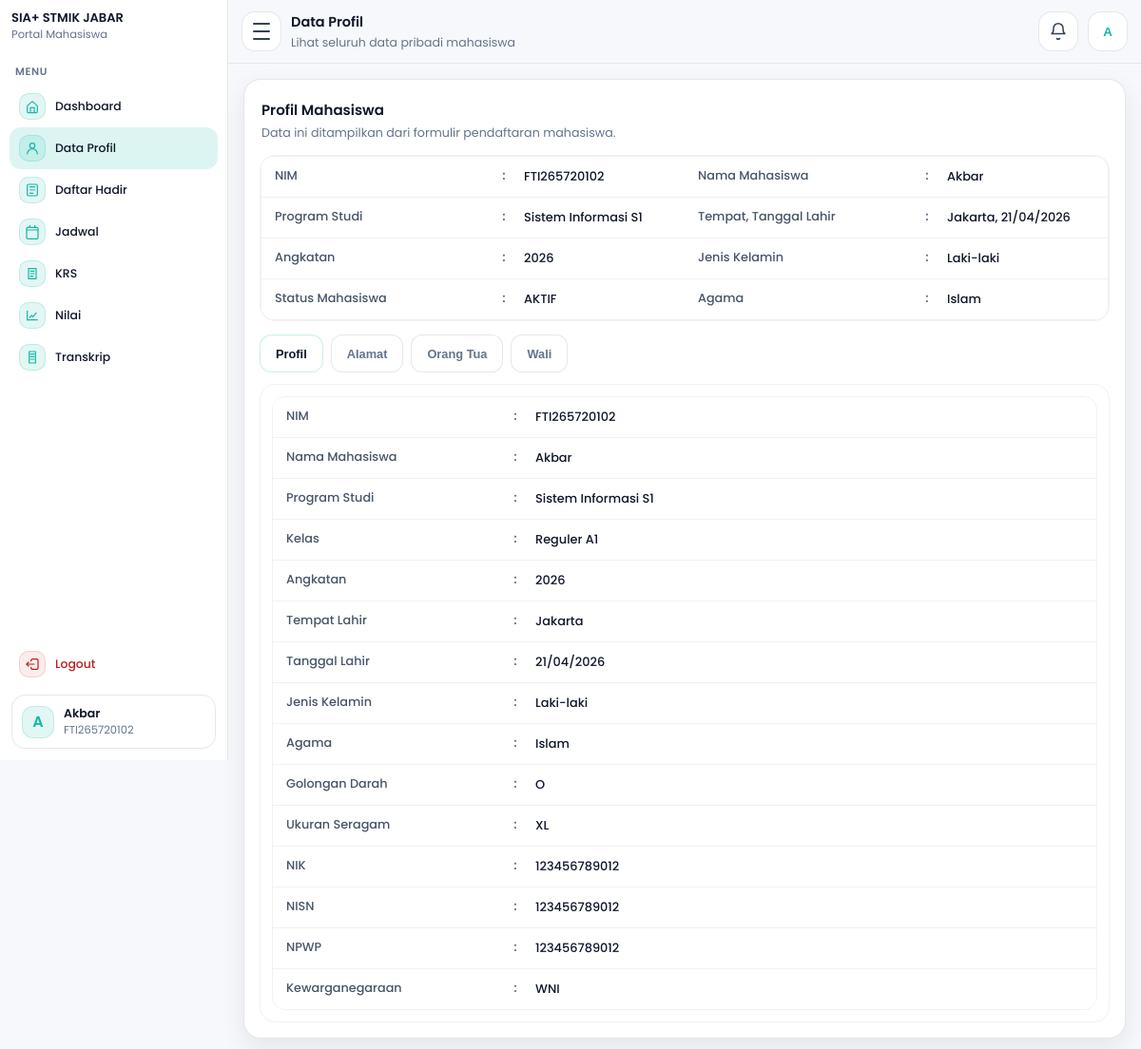
/mahasiswa/profile.php (signed in), run on the app's committed database.
### tables this page shows
CREATE TABLE `mahasiswa` (
  `id_mahasiswa` int NOT NULL,
  `tanggal_registrasi` date NOT NULL,
  `periode_pendaftaran` varchar(60) NOT NULL,
  `jenis_pendaftaran` varchar(60) NOT NULL,
  `jalur_pendaftaran` varchar(60) DEFAULT NULL,
  `program_studi` varchar(100) NOT NULL,
  `kelas` varchar(30) NOT NULL,
  `nim` varchar(30) NOT NULL,
  `jalur_keuangan` varchar(100) NOT NULL,
  `nama_mahasiswa` varchar(150) NOT NULL,
  `tempat_lahir` varchar(100) NOT NULL,
  `tanggal_lahir` date NOT NULL,
  `jenis_kelamin` varchar(20) NOT NULL,
  `golongan_darah` varchar(5) DEFAULT NULL,
  `agama` varchar(30) NOT NULL,
  `ukuran_seragam` varchar(10) NOT NULL,
  `nik` varchar(30) DEFAULT NULL,
  `nisn` varchar(30) DEFAULT NULL,
  `npwp` varchar(30) DEFAULT NULL,
  `kewarganegaraan` enum('WNI','WNA') DEFAULT NULL,
  `provinsi` varchar(100) DEFAULT NULL,
  `kab_kota` varchar(100) DEFAULT NULL,
  `kecamatan` varchar(100) DEFAULT NULL,
  `kelurahan` varchar(100) DEFAULT NULL,
  `jalan` varchar(200) DEFAULT NULL,
  `dusun` varchar(100) DEFAULT NULL,
  `rt` varchar(10) DEFAULT NULL,
  `rw` varchar(10) DEFAULT NULL,
  `kode_pos` varchar(10) DEFAULT NULL,
  `jenis_tinggal` varchar(50) DEFAULT NULL,
  `alat_transportasi` varchar(50) DEFAULT NULL,
  `telepon` varchar(30) DEFAULT NULL,
  `hp` varchar(30) DEFAULT NULL,
  `email` varchar(120) DEFAULT NULL,
  `penerima_kps` enum('Ya','Tidak') DEFAULT NULL,
  `no_kps` varchar(50) DEFAULT NULL,
  `nama_ayah` varchar(150) DEFAULT NULL,
  `tanggal_lahir_ayah` date DEFAULT NULL,
  `pendidikan_ayah` varchar(80) DEFAULT NULL,
  `pekerjaan_ayah` varchar(80) DEFAULT NULL,
  `penghasilan_ayah` varchar(80) DEFAULT NULL,
  `nama_ibu` varchar(150) DEFAULT NULL,
  `tanggal_lahir_ibu` date DEFAULT NULL,
  `pendidikan_ibu` varchar(80) DEFAULT NULL,
  `pekerjaan_ibu` varchar(80) DEFAULT NULL,
  `penghasilan_ibu` varchar(80) DEFAULT NULL,
  `nama_wali` varchar(150) DEFAULT NULL,
  `tanggal_lahir_wali` date DEFAULT NULL,
  `pendidikan_wali` varchar(80) DEFAULT NULL,
  `pekerjaan_wali` varchar(80) DEFAULT NULL,
  `penghasilan_wali` varchar(80) DEFAULT NULL,
  `asal_sekolah` varchar(150) DEFAULT NULL,
  `no_ijazah` varchar(80) DEFAULT NULL,
  `alamat_sekolah` varchar(255) DEFAULT NULL,
  `kodepos_sekolah` varchar(10) DEFAULT NULL,
  `email_sekolah` varchar(120) DEFAULT NULL,
  `telepon_sekolah` varchar(30) DEFAULT NULL,
  `website_sekolah` varchar(120) DEFAULT NULL,
  `asal_jurusan` varchar(120) DEFAULT NULL,
  `sks_diakui` int DEFAULT NULL,
  `asal_perguruan_tinggi` varchar(150) DEFAULT NULL,
  `asal_program_studi` varchar(150) DEFAULT NULL,
  `akun_dicetak` tinyint(1) NOT NULL DEFAULT '0',
  `akun_dicetak_pada` timestamp NULL DEFAULT NULL,
  `id_user` int DEFAULT NULL,
  `dibuat_pada` timestamp NULL DEFAULT CURRENT_TIMESTAMP,
  `diubah_pada` timestamp NULL DEFAULT NULL ON UPDATE CURRENT_TIMESTAMP
);

### mahasiswa/profile.php (the view, shortened to what this page needs)
<?php
require_once __DIR__ . "/layout.php";
$nim  = $_SESSION['username'] ?? '';
$nama = $_SESSION['nama'] ?? 'Mahasiswa';
$is_blocked = false;
$blocked_msg = "";
$m = [
  'nim' => $nim,
  'nama_mahasiswa' => $nama,
  'program_studi' => '-',
  'kelas' => '-',
  'angkatan' => '-',
  'status_mahasiswa' => 'AKTIF',
  'tempat_lahir' => '-',
  'tanggal_lahir' => '-',
  'jenis_kelamin' => '-',
  'agama' => '-',
  'golongan_darah' => '-',
  'ukuran_seragam' => '-',
  'nik' => '-',
  'nisn' => '-',
  'npwp' => '-',
  'kewarganegaraan' => '-',
  'provinsi' => '-',
  'kab_kota' => '-',
  'kecamatan' => '-',
  'kelurahan' => '-',
  'jalan' => '-',
  'dusun' => '-',
  'rt' => '-',
  'rw' => '-',
  'kode_pos' => '-',
  'jenis_tinggal' => '-',
  'alat_transportasi' => '-',
  'telepon' => '-',
  'hp' => '-',
  'email' => '-',
  'nama_ayah' => '-',
  'tanggal_lahir_ayah' => '-',
  'pendidikan_ayah' => '-',
  'pekerjaan_ayah' => '-',
  'penghasilan_ayah' => '-',
  'nama_ibu' => '-',
  'tanggal_lahir_ibu' => '-',
  'pendidikan_ibu' => '-',
  'pekerjaan_ibu' => '-',
  'penghasilan_ibu' => '-',
  'nama_wali' => '-',
  'tanggal_lahir_wali' => '-',
  'pendidikan_wali' => '-',
  'pekerjaan_wali' => '-',
  'penghasilan_wali' => '-',
];
if ($nim !== '') {
  $sql = "SELECT *
          FROM mahasiswa
          WHERE nim=?
          LIMIT 1";
  $st = $conn->prepare($sql);
  if ($st) {
    $st->bind_param("s", $nim);
    $st->execute();
    $rs = $st->get_result();
    if ($rs && ($row = $rs->fetch_assoc())) {
      foreach ($m as $k => $v) {
        if (array_key_exists($k, $row) && $row[$k] !== null && $row[$k] !== '') {
          $m[$k] = $row[$k];
        }
      }
      if (!empty($row['tanggal_registrasi'])) {
        $m['angkatan'] = date("Y", strtotime($row['tanggal_registrasi']));
      }
      if (!empty($row['tanggal_lahir']) && $row['tanggal_lahir'] !== '0000-00-00') {
        $m['tanggal_lahir'] = date("d/m/Y", strtotime($row['tanggal_lahir']));
      }
      if (!empty($row['tanggal_lahir_ayah']) && $row['tanggal_lahir_ayah'] !== '0000-00-00') {
        $m['tanggal_lahir_ayah'] = date("d/m/Y", strtotime($row['tanggal_lahir_ayah']));
      }
      if (!empty($row['tanggal_lahir_ibu']) && $row['tanggal_lahir_ibu'] !== '0000-00-00') {
        $m['tanggal_lahir_ibu'] = date("d/m/Y", strtotime($row['tanggal_lahir_ibu']));
      }
    }
  }
}
renderMahasiswaLayoutStart([
  "title"       => "Mahasiswa - Profil",
  "page_title"  => "Data Profil",
  "page_sub"    => "Lihat seluruh data pribadi mahasiswa",
  "menu"        => "profil",
  "nama_tampil" => $m['nama_mahasiswa'],
  "username"    => $m['nim'],
  "assetsBase"  => "..",
  "basePath"    => "",
  "is_blocked"  => $is_blocked,
  "blocked_msg" => $blocked_msg,
]);
?>
<link rel="stylesheet" href="../css/css_mahasiswa/profile.css">
<section class="pf-card"
         id="profilePage"
         data-api="api_akun.php?action=status"
         data-blocked-msg="<?= e($blocked_msg ?: 'Akun kamu dinonaktifkan oleh admin. Silakan hubungi pihak kampus.') ?>">
  <div class="pf-head">
    <div>
      <div class="pf-title">Profil Mahasiswa</div>
      <div class="pf-sub">Data ini ditampilkan dari formulir pendaftaran mahasiswa.</div>
    </div>
  </div>
  <div class="pf-top">
    <div class="pf-grid pf-grid-2">
      <div class="pf-row"><div class="k">NIM</div><div class="sep">:</div><div class="v"><?= e($m['nim']) ?></div></div>
      <div class="pf-row"><div class="k">Nama Mahasiswa</div><div class="sep">:</div><div class="v"><?= e($m['nama_mahasiswa']) ?></div></div>
      <div class="pf-row"><div class="k">Program Studi</div><div class="sep">:</div><div class="v"><?= e($m['program_studi']) ?></div></div>
      <div class="pf-row"><div class="k">Tempat, Tanggal Lahir</div><div class="sep">:</div><div class="v"><?= e($m['tempat_lahir']) ?><?= $m['tanggal_lahir'] !== '-' ? ', ' . e($m['tanggal_lahir']) : '' ?></div></div>
      <div class="pf-row"><div class="k">Angkatan</div><div class="sep">:</div><div class="v"><?= e($m['angkatan']) ?></div></div>
      <div class="pf-row"><div class="k">Jenis Kelamin</div><div class="sep">:</div><div class="v"><?= e($m['jenis_kelamin']) ?></div></div>
      <div class="pf-row"><div class="k">Status Mahasiswa</div><div class="sep">:</div><div class="v"><?= e($m['status_mahasiswa']) ?></div></div>
      <div class="pf-row"><div class="k">Agama</div><div class="sep">:</div><div class="v"><?= e($m['agama']) ?></div></div>
    </div>
  </div>
  <div class="pf-tabs" id="pfTabs">
    <button type="button" class="pf-tab active" data-tab="profil">Profil</button>
    <button type="button" class="pf-tab" data-tab="alamat">Alamat</button>
    <button type="button" class="pf-tab" data-tab="ortu">Orang Tua</button>
    <button type="button" class="pf-tab" data-tab="wali">Wali</button>
  </div>
  <div class="pf-panels">
    <section class="pf-panel active" data-panel="profil">
      <div class="pf-grid">
        <div class="pf-row"><div class="k">NIM</div><div class="sep">:</div><div class="v"><?= e($m['nim']) ?></div></div>
        <div class="pf-row"><div class="k">Nama Mahasiswa</div><div class="sep">:</div><div class="v"><?= e($m['nama_mahasiswa']) ?></div></div>
        <div class="pf-row"><div class="k">Program Studi</div><div class="sep">:</div><div class="v"><?= e($m['program_studi']) ?></div></div>
        <div class="pf-row"><div class="k">Kelas</div><div class="sep">:</div><div class="v"><?= e($m['kelas']) ?></div></div>
        <div class="pf-row"><div class="k">Angkatan</div><div class="sep">:</div><div class="v"><?= e($m['angkatan']) ?></div></div>
        <div class="pf-row"><div class="k">Tempat Lahir</div><div class="sep">:</div><div class="v"><?= e($m['tempat_lahir']) ?></div></div>
        <div class="pf-row"><div class="k">Tanggal Lahir</div><div class="sep">:</div><div class="v"><?= e($m['tanggal_lahir']) ?></div></div>
        <div class="pf-row"><div class="k">Jenis Kelamin</div><div class="sep">:</div><div class="v"><?= e($m['jenis_kelamin']) ?></div></div>
        <div class="pf-row"><div class="k">Agama</div><div class="sep">:</div><div class="v"><?= e($m['agama']) ?></div></div>
        <div class="pf-row"><div class="k">Golongan Darah</div><div class="sep">:</div><div class="v"><?= e($m['golongan_darah']) ?></div></div>
        <div class="pf-row"><div class="k">Ukuran Seragam</div><div class="sep">:</div><div class="v"><?= e($m['ukuran_seragam']) ?></div></div>
        <div class="pf-row"><div class="k">NIK</div><div class="sep">:</div><div class="v"><?= e($m['nik']) ?></div></div>
        <div class="pf-row"><div class="k">NISN</div><div class="sep">:</div><div class="v"><?= e($m['nisn']) ?></div></div>
        <div class="pf-row"><div class="k">NPWP</div><div class="sep">:</div><div class="v"><?= e($m['npwp']) ?></div></div>
        <div class="pf-row"><div class="k">Kewarganegaraan</div><div class="sep">:</div><div class="v"><?= e($m['kewarganegaraan']) ?></div></div>
      </div>
    </section>
  </div>
</section>
<?php
renderMahasiswaLayoutEnd([
  "assetsBase" => ".."
]);

### mahasiswa/layout.php (shortened to what this page needs)
<?php
function e($s){ return htmlspecialchars((string)$s, ENT_QUOTES, 'UTF-8'); }
function initials($name){
  $name = trim((string)$name);
  $parts = preg_split('/\s+/', $name);
  $a = strtoupper(substr($parts[0] ?? 'M', 0, 1));
  $b = strtoupper(substr($parts[1] ?? '', 0, 1));
  return $a . ($b ?: '');
}
function renderMahasiswaLayoutStart(array $opt = []){
  $page_title = $opt['page_title'] ?? 'Dashboard';
  $page_sub   = $opt['page_sub'] ?? '';
  $menu       = $opt['menu'] ?? 'dashboard';
  $nama_tampil = $opt['nama_tampil'] ?? ($_SESSION['nama'] ?? 'Mahasiswa');
  $username    = $opt['username'] ?? ($_SESSION['username'] ?? '');
  $assetsBase  = $opt['assetsBase'] ?? '..';
  $basePath    = $opt['basePath'] ?? '';
  $toastType = '';
  $toastMsg  = '';
  if (!empty($_SESSION['flash_success'])) {
    $toastType = 'success';
    $toastMsg  = (string)$_SESSION['flash_success'];
  } elseif (!empty($_SESSION['flash_error'])) {
    $toastType = 'error';
    $toastMsg  = (string)$_SESSION['flash_error'];
    unset($_SESSION['flash_error']);
  }
  $is_blocked  = !empty($opt['is_blocked']);
  $blocked_msg = $opt['blocked_msg'] ?? '';
  $ava = initials($nama_tampil);
  ?>
<!doctype html>
<html lang="id">
<head>
  <link rel="stylesheet" href="<?= e($assetsBase) ?>/css/css_mahasiswa/dashboard.css">
</head>
<body>
<div id="app" class="app"
     data-toast-type="<?= e($toastType) ?>"
     data-toast-msg="<?= e($toastMsg) ?>"
     data-login="<?= e($_GET['login'] ?? '') ?>"
     data-account-blocked="<?= $is_blocked ? '1' : '0' ?>"
     data-blocked-msg="<?= e($blocked_msg) ?>">
  <aside class="sidebar" aria-label="Sidebar Mahasiswa">
    <div class="brand">
      <div class="brand-text">
        <div class="brand-name">
          <span class="brand-full">SIA+ STMIK JABAR</span>
        </div>
        <div class="brand-sub">Portal Mahasiswa</div>
      </div>
    </div>
    <nav class="nav" id="nav">
      <div class="nav-scroll">
        <div class="nav-group">
          <div class="nav-title">MENU</div>
          <a class="nav-item <?= $menu==='dashboard'?'active':'' ?>" href="<?= e($basePath) ?>dashboard.php">
            <span class="ic">
              <svg viewBox="0 0 24 24" fill="none">
                <path d="M4 11l8-7 8 7v9a2 2 0 0 1-2 2H6a2 2 0 0 1-2-2v-9Z" stroke="currentColor" stroke-width="1.8" stroke-linejoin="round"/>
                <path d="M9 22v-8h6v8" stroke="currentColor" stroke-width="1.8" stroke-linejoin="round"/>
              </svg>
            </span>
            <span class="tx">Dashboard</span>
          </a>
          <a class="nav-item <?= $menu==='profil'?'active':'' ?>" href="<?= e($basePath) ?>profile.php">
            <span class="ic">
              <svg viewBox="0 0 24 24" fill="none">
                <path d="M20 21a8 8 0 0 0-16 0" stroke="currentColor" stroke-width="1.8" stroke-linecap="round"/>
                <path d="M12 12a4 4 0 1 0-4-4 4 4 0 0 0 4 4Z" stroke="currentColor" stroke-width="1.8"/>
              </svg>
            </span>
            <span class="tx">Data Profil</span>
          </a>
          <a class="nav-item <?= $menu==='absen'?'active':'' ?>" href="<?= e($basePath) ?>dashboard.php?menu=absen">
            <span class="ic">
              <svg viewBox="0 0 24 24" fill="none">
                <path d="M8 7h8M8 12h8M8 17h5" stroke="currentColor" stroke-width="1.8" stroke-linecap="round"/>
                <path d="M6 3h12a2 2 0 0 1 2 2v14a2 2 0 0 1-2 2H6a2 2 0 0 1-2-2V5a2 2 0 0 1 2-2Z" stroke="currentColor" stroke-width="1.8"/>
              </svg>
            </span>
            <span class="tx">Daftar Hadir</span>
          </a>
          <a class="nav-item <?= $menu==='jadwal'?'active':'' ?>" href="<?= e($basePath) ?>dashboard.php?menu=jadwal">
            <span class="ic">
            </span>
            <span class="tx">Jadwal</span>
          </a>
          <a class="nav-item <?= $menu==='krs'?'active':'' ?>" href="<?= e($basePath) ?>dashboard.php?menu=krs">
            <span class="ic">
              <svg viewBox="0 0 24 24" fill="none">
                <path d="M6 4h12v16H6z" stroke="currentColor" stroke-width="1.8"/>
                <path d="M9 8h6M9 12h6M9 16h4" stroke="currentColor" stroke-width="1.8" stroke-linecap="round"/>
              </svg>
            </span>
            <span class="tx">KRS</span>
          </a>
          <a class="nav-item <?= $menu==='nilai'?'active':'' ?>" href="<?= e($basePath) ?>nilai.php">
            <span class="ic">
            </span>
            <span class="tx">Nilai</span>
          </a>
          <a class="nav-item <?= $menu==='transkrip'?'active':'' ?>" href="<?= e($basePath) ?>dashboard.php?menu=transkrip">
            <span class="ic">
              <svg viewBox="0 0 24 24" fill="none">
                <path d="M7 3h10v18H7z" stroke="currentColor" stroke-width="1.8"/>
                <path d="M9 7h6M9 11h6M9 15h6" stroke="currentColor" stroke-width="1.8" stroke-linecap="round"/>
              </svg>
            </span>
            <span class="tx">Transkrip</span>
          </a>
        </div>
      </div>
      <div class="nav-bottom">
        <a class="nav-item danger" href="<?= e($basePath) ?>logout.php">
          <span class="ic">
          </span>
          <span class="tx">Logout</span>
        </a>
        <div class="who">
          <div class="who-ava"><?= e($ava) ?></div>
          <div class="who-txt">
            <div class="who-name"><?= e($nama_tampil) ?></div>
            <div class="who-role"><?= e($username) ?></div>
          </div>
        </div>
      </div>
    </nav>
  </aside>
  <main class="main">
    <header class="topbar">
      <div class="top-left">
        <button class="burger" id="btnBurger" aria-label="Toggle sidebar" type="button">
          <span></span><span></span><span></span>
        </button>
        <div class="top-title">
          <div class="t1"><?= e($page_title) ?></div>
          <div class="t2"><?= e($page_sub) ?></div>
        </div>
      </div>
      <div class="top-actions">
        <div class="drop" id="bellWrap">
          <button class="iconbtn" id="btnBell" aria-label="Notifikasi" type="button">
            <svg viewBox="0 0 24 24" fill="none">
              <path d="M18 8a6 6 0 10-12 0c0 7-3 7-3 7h18s-3 0-3-7" stroke="currentColor" stroke-width="1.8" stroke-linecap="round"/>
              <path d="M13.73 21a2 2 0 01-3.46 0" stroke="currentColor" stroke-width="1.8" stroke-linecap="round"/>
            </svg>
          </button>
        </div>
        <div class="profile drop" id="profileWrap">
          <button class="miniava" id="btnProfile" aria-label="Profil" type="button"><?= e($ava) ?></button>
        </div>
      </div>
    </header>
    <section class="content">
<?php
}
function renderMahasiswaLayoutEnd(array $opt = []){
  ?>
    </section>
  </main>
</div>
</body>
</html>
<?php
}

### data on the page
mahasiswa: nama_mahasiswa "A", nama_mahasiswa "Akbar", nim "FTI265720102", program_studi "Sistem Informasi S1", tempat_lahir "Jakarta", jenis_kelamin "Laki-laki", agama "Islam", kelas "Reguler A1", golongan_darah "O", ukuran_seragam "XL", nik "123456789012", nisn "123456789012", npwp "123456789012", kewarganegaraan "WNI"

### other printed values
$page_title "Data Profil"
$page_sub "Lihat seluruh data pribadi mahasiswa"
$m['tanggal_lahir'] "21/04/2026"
$m['angkatan'] "2026"
$m['status_mahasiswa'] "AKTIF"
